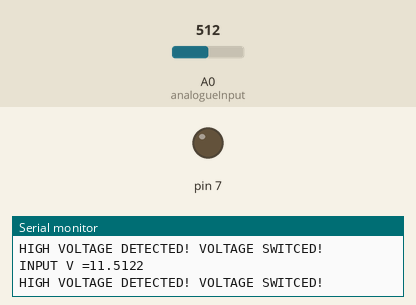
The sketch below on a simulated Arduino Uno, built with avr-gcc and run on an emulated ATmega328P. On the bench: output pins drawn as LEDs (lit = HIGH), the last lines printed to the serial monitor. Inputs (shaded band) come from the test bench; at power-on: A0 (analogueInput) = 512.

Above: at 1.3 s.
1.4 s: A0 (analogueInput) set to 465
2.9 s: A0 (analogueInput) set to 432
At 3.8 s:
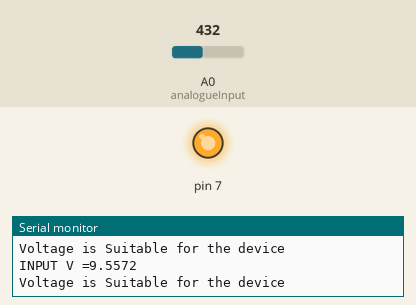
Timing chart, 0 to 5.9 s (numbered marks = the images above; inputs shaded):
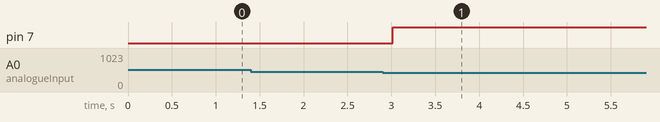

Measured:
- the behaviour switches between 451 and 450 on A0 (analogueInput) (found by bisection; images 0 and 1)
- after the input at 2.9 s, pin 7: LOW → HIGH after 0.11 s

The sketch:

BASIC_METER.ino
```cpp
float correctionfactor = 1;
int analogueInput = A0;
float vout = 0.0;
float vin =0.0;

float R1=30000;
float R2=7500;
int value = 0;
void setup(){
  pinMode(analogueInput,INPUT);
  Serial.begin(9600);
  Serial.print("Dc volt meter");
  pinMode(7,OUTPUT);
}
void loop(){
  value = analogRead(analogueInput);
  vout = (value*5.0) /1023.0;
  vin = abs(vout / (R2/(R1+R2)));

  vin = vin - correctionfactor;
  Serial.print("INPUT V =");
  Serial.println(vin,4);
  if(vin<10){
    digitalWrite(7,HIGH);
    Serial.println("Voltage is Suitable for the device");

  }
  else if(vin>10){
    digitalWrite(7,LOW);
    Serial.println("HIGH VOLTAGE DETECTED! VOLTAGE SWITCED!");
}
  delay(500);

}
```
